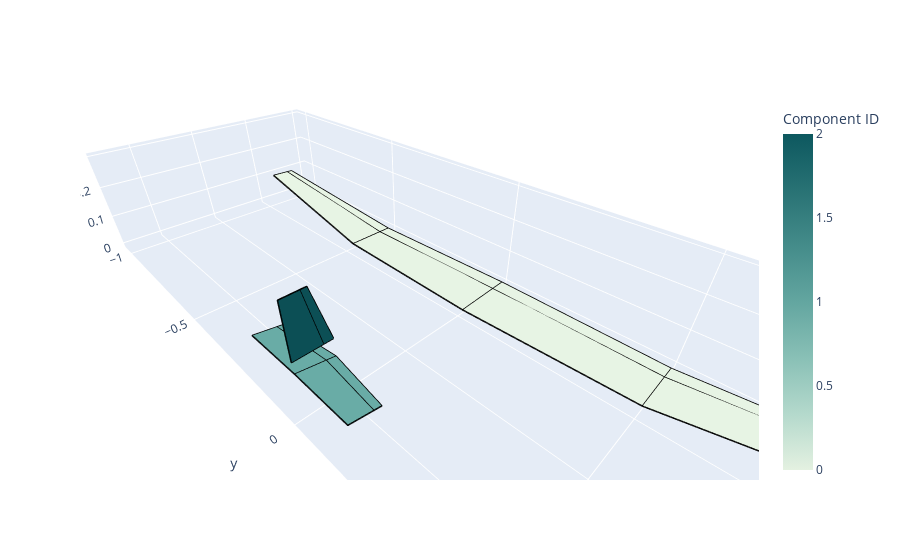
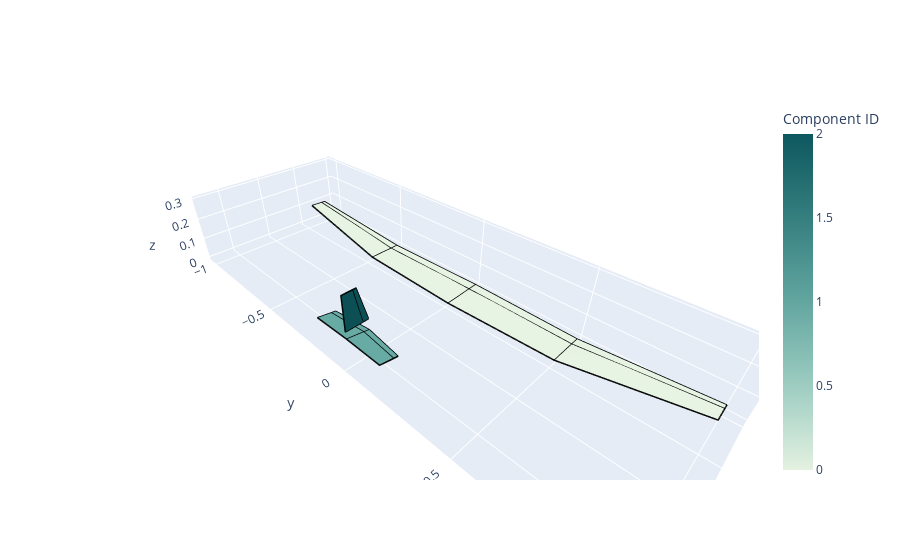

Source (notebook cell) for these figures, in order:
### Markdown cell above
Aircraft Analysis
=========================

Sample analysis file for glider with rg15 airfoil

Results can be compared to xflr5 analysis done in https://www.rcsoaringdigest.com/pdfs/RCSD-2008/RCSD-2008-02.pdf

### Code cell
from aerosandbox import *
import plotly.io as pio
pio.renderers.default = "jupyterlab"

rg15 = Airfoil(name="rg15").repanel(50)

glider = Airplane(
    name="Peter's Glider",
    xyz_ref=[0, 0, 0],  # CG location
    wings=[
        Wing(
            name="Main Wing",
            xyz_le=[0, 0, 0],  # Coordinates of the wing's leading edge
            symmetric=True,  # Should we mirror the wing across the XZ plane?
            xsecs=[  # The wing's cross ("X") sections
                WingXSec(  # Root cross ("X") section
                    xyz_le=[0, 0, 0],  # Coordinates of the XSec's leading edge, relative to the wing's leading edge.
                    chord=0.18,
                    twist_angle=2,  # degrees
                    airfoil=rg15,
                    control_surface_is_symmetric=True,
                    # Flap # Control surfaces are applied between a given XSec and the next one.
                    control_surface_deflection=0,  # degrees
                    control_surface_hinge_point=0.75  # as chord fraction
                ),
                WingXSec(  # Mid
                    xyz_le=[0.01, 0.5, 0],
                    chord=0.16,
                    twist_angle=0,
                    airfoil=rg15,
                    control_surface_is_symmetric=False,  # Aileron
                    control_surface_deflection=0,
                    control_surface_hinge_point=0.75
                ),
                WingXSec(  # Tip
                    xyz_le=[0.08, 1, 0.1],
                    chord=0.08,
                    twist_angle=-2,
                    airfoil=rg15,
                )
            ]
        ),
        Wing(
            name="Horizontal Stabilizer",
            xyz_le=[0.6, 0, 0.1],
            symmetric=True,
            xsecs=[
                WingXSec(  # root
                    xyz_le=[0, 0, 0],
                    chord=0.1,
                    twist_angle=-10,
                    airfoil=Airfoil(name="naca0012"),
                    control_surface_is_symmetric=True,  # Elevator
                    control_surface_deflection=0,
                    control_surface_hinge_point=0.75
                ),
                WingXSec(  # tip
                    xyz_le=[0.02, 0.17, 0],
                    chord=0.08,
                    twist_angle=-10,
                    airfoil=Airfoil(name="naca0012")
                )
            ]
        ),
        Wing(
            name="Vertical Stabilizer",
            xyz_le=[0.6, 0, 0.15],
            symmetric=False,
            xsecs=[
                WingXSec(
                    xyz_le=[0, 0, 0],
                    chord=0.1,
                    twist_angle=0,
                    airfoil=Airfoil(name="naca0012"),
                    control_surface_is_symmetric='symmetric',  # Rudder
                    control_surface_deflection=0,
                    control_surface_hinge_point=0.75
                ),
                WingXSec(
                    xyz_le=[0.04, 0, 0.15],
                    chord=0.06,
                    twist_angle=0,
                    airfoil=Airfoil(name="naca0012")
                )
            ]
        )
    ]
)

glider.draw()

### Figure 1 — Plotly figure (JSON) as saved in the notebook; plotly's stock layout.template omitted (floating-point values rounded to 4 significant figures)
{"data": [{"colorbar": {"title": {"text": "Component ID"}}, "colorscale": [[0, "rgb(228, 241, 225)"], [0.1667, "rgb(180, 217, 204)"], [0.3333, "rgb(137, 192, 182)"], [0.5, "rgb(99, 166, 160)"], [0.6667, "rgb(68, 140, 138)"], [0.8333, "rgb(40, 114, 116)"], [1, "rgb(13, 88, 95)"]], "flatshading": false, "i": [0, 0, 4, 4, 8, 8, 12, 12, 16, 16, 20, 20, 24, 24], "intensity": [0, 0, 0, 0, 0, 0, 0, 0, 0, 0, 0, 0, 0, 0, 0, 0, 1, 1, 1, 1, 1, 1, 1, 1, 2, 2, 2, 2], "j": [1, 2, 5, 6, 9, 10, 13, 14, 17, 18, 21, 22, 25, 26], "k": [2, 3, 6, 7, 10, 11, 14, 15, 18, 19, 22, 23, 26, 27], "showscale": true, "type": "mesh3d", "x": [0, 0.01, 0.17, 0.1799, 0, 0.01, 0.17, 0.1799, 0.01, 0.08, 0.16, 0.17, 0.01, 0.08, 0.16, 0.17, 0.6, 0.62, 0.6988, 0.6985, 0.6, 0.62, 0.6988, 0.6985, 0.6, 0.64, 0.7, 0.7], "y": [0, 0.5, 0.5, 0, 0, -0.5, -0.5, 0, 0.5, 1, 1, 0.5, -0.5, -1, -1, -0.5, 0, 0.17, 0.17, 0, 0, -0.17, -0.17, 0, 0, 0, 0, 0], "z": [0, 0, 0, -0.006282, 0, 0, 0, -0.006282, 0, 0.1, 0.1028, 0, 0, 0.1, 0.1028, 0, 0.1, 0.1, 0.1139, 0.1174, 0.1, 0.1, 0.1139, 0.1174, 0.15, 0.3, 0.3, 0.15]}, {"line": {"color": "rgb(0, 0, 0)", "width": 3}, "mode": "lines", "name": "", "showlegend": false, "type": "scatter3d", "x": [0, 0.01, 0.17, 0.1799, 0, null, 0, 0.01, 0.17, 0.1799, 0, null, 0.04497, 0.05, null, 0.04497, 0.05, null, 0.01, 0.08, 0.16, 0.17, 0.01, null, 0.01, 0.08, 0.16, 0.17, 0.01, null, 0.05, 0.09999, null, 0.05, 0.09999, null, 0.6, 0.62, 0.6988, 0.6985, 0.6, null, 0.6, 0.62, 0.6988, 0.6985, 0.6, null, 0.6246, 0.6397, null, 0.6246, 0.6397, null, 0.6, 0.64, 0.7, 0.7, 0.6, null, 0.625, 0.655, null], "y": [0, 0.5, 0.5, 0, 0, null, 0, -0.5, -0.5, 0, 0, null, 0, 0.5, null, 0, -0.5, null, 0.5, 1, 1, 0.5, 0.5, null, -0.5, -1, -1, -0.5, -0.5, null, 0.5, 1, null, -0.5, -1, null, 0, 0.17, 0.17, 0, 0, null, 0, -0.17, -0.17, 0, 0, null, 0, 0.17, null, 0, -0.17, null, 0, 0, 0, 0, 0, null, 0, 0, null], "z": [0, 0, 0, -0.006282, 0, null, 0, 0, 0, -0.006282, 0, null, -0.00157, 0, null, -0.00157, 0, null, 0, 0.1, 0.1028, 0, 0, null, 0, 0.1, 0.1028, 0, 0, null, 0, 0.1007, null, 0, 0.1007, null, 0.1, 0.1, 0.1139, 0.1174, 0.1, null, 0.1, 0.1, 0.1139, 0.1174, 0.1, null, 0.1043, 0.1035, null, 0.1043, 0.1035, null, 0.15, 0.3, 0.3, 0.15, 0.15, null, 0.15, 0.3, null]}, {"line": {"color": "rgba(119,0,255,200)", "width": 1}, "mode": "lines", "name": "", "showlegend": false, "type": "scatter3d", "x": [], "y": [], "z": []}], "layout": {"autosize": true, "scene": {"aspectmode": "data", "aspectratio": {"x": 0.9283, "y": 2.652, "z": 0.4062}, "camera": {"center": {"x": 0, "y": 0, "z": 0}, "eye": {"x": 0.785, "y": 0.785, "z": 0.785}, "projection": {"type": "perspective"}, "up": {"x": 0, "y": 0, "z": 1}}}, "title": {"text": ""}}}

### Figure 2 — Plotly figure (JSON) as saved in the notebook; plotly's stock layout.template omitted (floating-point values rounded to 4 significant figures)
{"data": [{"colorbar": {"title": {"text": "Component ID"}}, "colorscale": [[0, "rgb(228, 241, 225)"], [0.1667, "rgb(180, 217, 204)"], [0.3333, "rgb(137, 192, 182)"], [0.5, "rgb(99, 166, 160)"], [0.6667, "rgb(68, 140, 138)"], [0.8333, "rgb(40, 114, 116)"], [1, "rgb(13, 88, 95)"]], "flatshading": false, "i": [0, 0, 4, 4, 8, 8, 12, 12, 16, 16, 20, 20, 24, 24], "intensity": [0, 0, 0, 0, 0, 0, 0, 0, 0, 0, 0, 0, 0, 0, 0, 0, 1, 1, 1, 1, 1, 1, 1, 1, 2, 2, 2, 2], "j": [1, 2, 5, 6, 9, 10, 13, 14, 17, 18, 21, 22, 25, 26], "k": [2, 3, 6, 7, 10, 11, 14, 15, 18, 19, 22, 23, 26, 27], "showscale": true, "type": "mesh3d", "x": [0, 0.01, 0.17, 0.1799, 0, 0.01, 0.17, 0.1799, 0.01, 0.08, 0.16, 0.17, 0.01, 0.08, 0.16, 0.17, 0.6, 0.62, 0.6988, 0.6985, 0.6, 0.62, 0.6988, 0.6985, 0.6, 0.64, 0.7, 0.7], "y": [0, 0.5, 0.5, 0, 0, -0.5, -0.5, 0, 0.5, 1, 1, 0.5, -0.5, -1, -1, -0.5, 0, 0.17, 0.17, 0, 0, -0.17, -0.17, 0, 0, 0, 0, 0], "z": [0, 0, 0, -0.006282, 0, 0, 0, -0.006282, 0, 0.1, 0.1028, 0, 0, 0.1, 0.1028, 0, 0.1, 0.1, 0.1139, 0.1174, 0.1, 0.1, 0.1139, 0.1174, 0.15, 0.3, 0.3, 0.15]}, {"line": {"color": "rgb(0, 0, 0)", "width": 3}, "mode": "lines", "name": "", "showlegend": false, "type": "scatter3d", "x": [0, 0.01, 0.17, 0.1799, 0, null, 0, 0.01, 0.17, 0.1799, 0, null, 0.04497, 0.05, null, 0.04497, 0.05, null, 0.01, 0.08, 0.16, 0.17, 0.01, null, 0.01, 0.08, 0.16, 0.17, 0.01, null, 0.05, 0.09999, null, 0.05, 0.09999, null, 0.6, 0.62, 0.6988, 0.6985, 0.6, null, 0.6, 0.62, 0.6988, 0.6985, 0.6, null, 0.6246, 0.6397, null, 0.6246, 0.6397, null, 0.6, 0.64, 0.7, 0.7, 0.6, null, 0.625, 0.655, null], "y": [0, 0.5, 0.5, 0, 0, null, 0, -0.5, -0.5, 0, 0, null, 0, 0.5, null, 0, -0.5, null, 0.5, 1, 1, 0.5, 0.5, null, -0.5, -1, -1, -0.5, -0.5, null, 0.5, 1, null, -0.5, -1, null, 0, 0.17, 0.17, 0, 0, null, 0, -0.17, -0.17, 0, 0, null, 0, 0.17, null, 0, -0.17, null, 0, 0, 0, 0, 0, null, 0, 0, null], "z": [0, 0, 0, -0.006282, 0, null, 0, 0, 0, -0.006282, 0, null, -0.00157, 0, null, -0.00157, 0, null, 0, 0.1, 0.1028, 0, 0, null, 0, 0.1, 0.1028, 0, 0, null, 0, 0.1007, null, 0, 0.1007, null, 0.1, 0.1, 0.1139, 0.1174, 0.1, null, 0.1, 0.1, 0.1139, 0.1174, 0.1, null, 0.1043, 0.1035, null, 0.1043, 0.1035, null, 0.15, 0.3, 0.3, 0.15, 0.15, null, 0.15, 0.3, null]}, {"line": {"color": "rgba(119,0,255,200)", "width": 1}, "mode": "lines", "name": "", "showlegend": false, "type": "scatter3d", "x": [], "y": [], "z": []}], "layout": {"autosize": true, "scene": {"aspectmode": "data", "aspectratio": {"x": 0.9283, "y": 2.652, "z": 0.4062}}, "title": {"text": ""}}}
